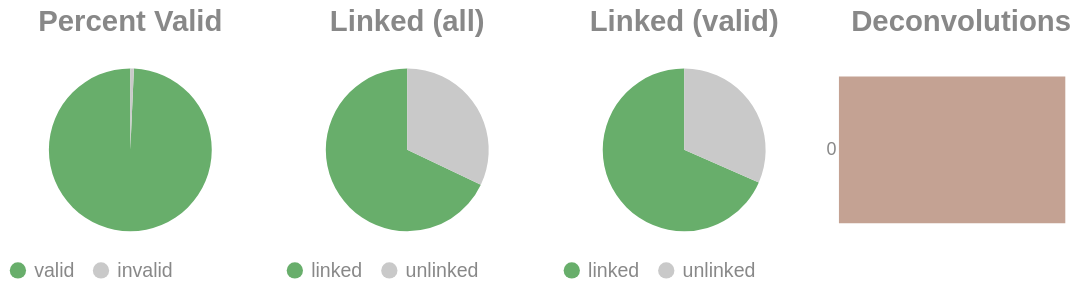

The notebook cell this image was saved under:
### Code cell
if SKIPLR:
    pass
else:
    clash = Counter()
    for i in valids['molecule'].to_list():
        _mol = i.split("-")
        if len(_mol) == 1:
            clash.update('0')
        else:
            clash.update(_mol[-1])

    _d = {"deconvolutions": [], 'count': []}
    for k,v in clash.items():
        _d['deconvolutions'].append(k)
        _d['count'].append(v)

    tot_valid = valids['reads'].sum()
    mask = valids['reads'] >= 2
    n_linked_reads = valids.filter(mask)['reads'].sum()
    if n_linked_reads == 0:
        print_html("No linked molecules (>=2 reads) were detected; skipping linked-only distributions.")
        SKIPLR = True
    else:
        perc_valid = round(tot_valid / n_reads, 4)
        linked_perc_abs = round(n_linked_reads / n_reads, 4)
        linked_perc = round(n_linked_reads / tot_valid, 4)

    _valid = pl.DataFrame({"valids": ['valid', 'invalid'], "count": [tot_valid, n_reads - tot_valid]})
    _linked_abs = pl.DataFrame({"linked (absolute)": ['linked', 'unlinked'], "count": [n_linked_reads, n_reads - n_linked_reads]})
    _linked_rel = pl.DataFrame({"linked (valids)": ['linked', 'unlinked'], "count": [n_linked_reads, tot_valid - n_linked_reads]})

    (
        alt.hconcat(
            piechart(_valid, goodval = 'valid', title = "Percent Valid"),
            piechart(_linked_abs, goodval = "linked", title =  "Linked (all)"),
            piechart(_linked_rel, goodval = "linked", title =  "Linked (valid)"),
            convolutionbar(pl.DataFrame(_d), title = "Deconvolutions"),
            center = True,
            bounds = 'flush'
        )
        .resolve_scale(color='independent')
        .resolve_legend('independent')
        .properties(usermeta={'embedOptions': {"actions": False}})
    ).display()

### Figure 1 — Vega-Lite specification as saved in the notebook (floating-point values rounded to 4 significant figures)
{"width": "container", "height": 400, "config": {"title": {"anchor": "start", "dy": -15, "fontSize": 18, "color": "#888888", "subtitleColor": "#888888", "subtitleFontSize": 14}, "arc": {"fill": "#0072B2"}, "axis": {"domainColor": "#888888", "domainWidth": 0.5, "gridWidth": 0.2, "grid": false, "titleFontWeight": 400, "titleFontSize": 15, "labelFontSize": 11, "labelColor": "#888888", "tickColor": "#888888", "tickWidth": 0.2, "titleColor": "#888888"}, "axisBand": {"grid": false}, "axisX": {"grid": true, "tickSize": 10, "domainCap": "round"}, "axisY": {"domain": false, "grid": true, "tickSize": 0, "domainCap": "round"}, "background": "transparent", "header": {"labelFontSize": 15, "labelColor": "#888888", "titleFontSize": 15, "titleFontWeight": 600, "titleColor": "#888888"}, "legend": {"labelFont": "sans-serif", "labelFontSize": 12, "labelColor": "#888888", "symbolSize": 100, "symbolType": "circle", "titleFontSize": 12, "titlePadding": 10, "titleColor": "#888888", "title": null}, "range": {"category": ["#E69F00", "#56B4E9", "#009E73", "#F0E442", "#0072B2", "#D55E00", "#CC79A7", "#000000"], "diverging": ["#cfe8f3", "#a2d4ec", "#73bfe2", "#46abdb", "#1696d2", "#12719e"]}, "area": {"fill": "#0072B2", "fillOpacity": 0.7, "line": true, "strokeOpacity": 0.7}, "line": {"color": "#0072B2", "stroke": "#0072B2", "strokeWidth": 2}, "trail": {"color": "#0072B2", "stroke": "#0072B2", "strokeWidth": 0, "size": 1}, "point": {"filled": true, "fillOpacity": 1.0, "size": 95}, "text": {"color": "#888888", "fontSize": 11, "align": "right", "fontWeight": 400, "size": 11}, "bar": {"fill": "#0072B2", "stroke": null}, "view": {"stroke": null, "continuousWidth": 660, "continuousHeight": 400}}, "hconcat": [{"data": {"name": "data-a658578b41460109cdcd9c7968028e68"}, "mark": {"type": "arc"}, "encoding": {"color": {"field": "valids", "legend": {"orient": "bottom", "title": null}, "scale": {"domain": ["valid", "invalid"], "range": ["#68ae6b", "#C9C9C9"]}, "title": "Valids", "type": "nominal"}, "theta": {"field": "count", "type": "quantitative"}, "tooltip": [{"field": "valids", "title": "Valids", "type": "ordinal"}, {"field": "percent", "format": ".2%", "title": "Percent", "type": "quantitative"}, {"field": "count", "title": "Count", "type": "quantitative"}]}, "height": 100, "title": {"text": "Percent Valid", "align": "center", "anchor": "middle"}, "transform": [{"calculate": "datum.count / 9398919", "as": "percent"}], "width": 150}, {"data": {"name": "data-4d3e0667b87771f2aa4c936835b2aae4"}, "mark": {"type": "arc"}, "encoding": {"color": {"field": "linked (absolute)", "legend": {"orient": "bottom", "title": null}, "scale": {"domain": ["linked", "unlinked"], "range": ["#68ae6b", "#C9C9C9"]}, "title": "Linked (Absolute)", "type": "nominal"}, "theta": {"field": "count", "type": "quantitative"}, "tooltip": [{"field": "linked (absolute)", "title": "Linked (Absolute)", "type": "ordinal"}, {"field": "percent", "format": ".2%", "title": "Percent", "type": "quantitative"}, {"field": "count", "title": "Count", "type": "quantitative"}]}, "height": 100, "title": {"text": "Linked (all)", "align": "center", "anchor": "middle"}, "transform": [{"calculate": "datum.count / 9398919", "as": "percent"}], "width": 150}, {"data": {"name": "data-73db619b82372cf573f7602c9134d3c4"}, "mark": {"type": "arc"}, "encoding": {"color": {"field": "linked (valids)", "legend": {"orient": "bottom", "title": null}, "scale": {"domain": ["linked", "unlinked"], "range": ["#68ae6b", "#C9C9C9"]}, "title": "Linked (Valids)", "type": "nominal"}, "theta": {"field": "count", "type": "quantitative"}, "tooltip": [{"field": "linked (valids)", "title": "Linked (Valids)", "type": "ordinal"}, {"field": "percent", "format": ".2%", "title": "Percent", "type": "quantitative"}, {"field": "count", "title": "Count", "type": "quantitative"}]}, "height": 100, "title": {"text": "Linked (valid)", "align": "center", "anchor": "middle"}, "transform": [{"calculate": "datum.count / 9332794", "as": "percent"}], "width": 150}, {"data": {"name": "data-92377c520c1bf4d19b864384c3685a7f"}, "mark": {"type": "bar"}, "encoding": {"color": {"field": "deconvolutions", "legend": null, "scale": {"scheme": "lightgreyred"}, "type": "nominal"}, "tooltip": [{"field": "deconvolutions", "title": "Deconvolutions", "type": "ordinal"}, {"field": "percent", "format": ".2%", "title": "Percent", "type": "quantitative"}, {"field": "count", "title": "Count", "type": "quantitative"}], "x": {"axis": null, "field": "count", "type": "quantitative"}, "y": {"field": "deconvolutions", "sort": "ascending", "title": null, "type": "nominal"}}, "height": 100, "title": {"text": "Deconvolutions", "align": "center", "anchor": "middle"}, "transform": [{"calculate": "datum.count / 4632025", "as": "percent"}], "width": 150}], "bounds": "flush", "center": true, "resolve": {"legend": {"angle": "independent"}, "scale": {"color": "independent"}}, "usermeta": {"embedOptions": {"actions": false}}, "$schema": "https://vega.github.io/schema/vega-lite/v6.1.0.json", "datasets": {"data-a658578b41460109cdcd9c7968028e68": [{"valids": "valid", "count": 9332794}, {"valids": "invalid", "count": 66125}], "data-4d3e0667b87771f2aa4c936835b2aae4": [{"linked (absolute)": "linked", "count": 6387603}, {"linked (absolute)": "unlinked", "count": 3011316}], "data-73db619b82372cf573f7602c9134d3c4": [{"linked (valids)": "linked", "count": 6387603}, {"linked (valids)": "unlinked", "count": 2945191}], "data-92377c520c1bf4d19b864384c3685a7f": [{"deconvolutions": "0", "count": 4632025}]}}
